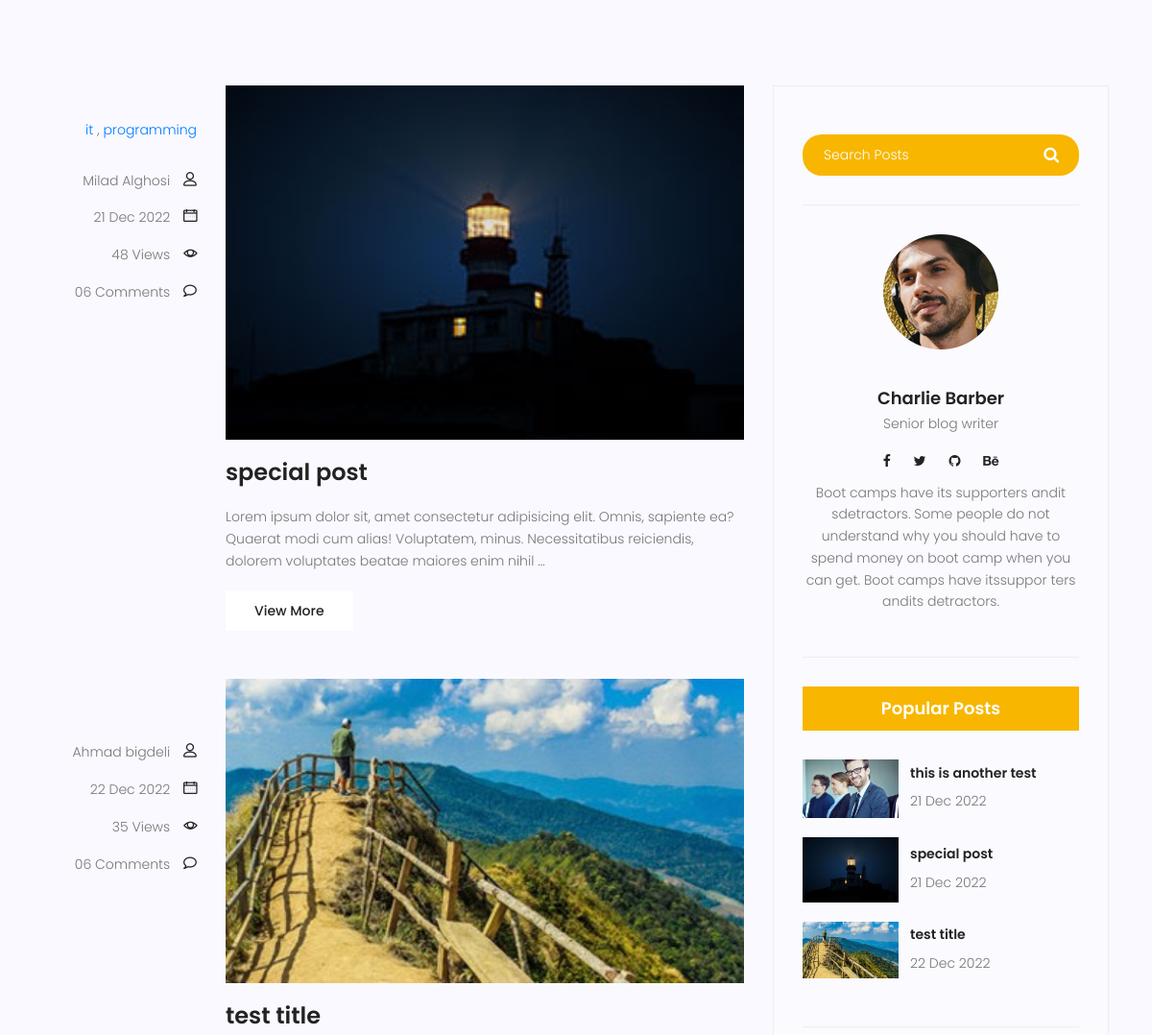
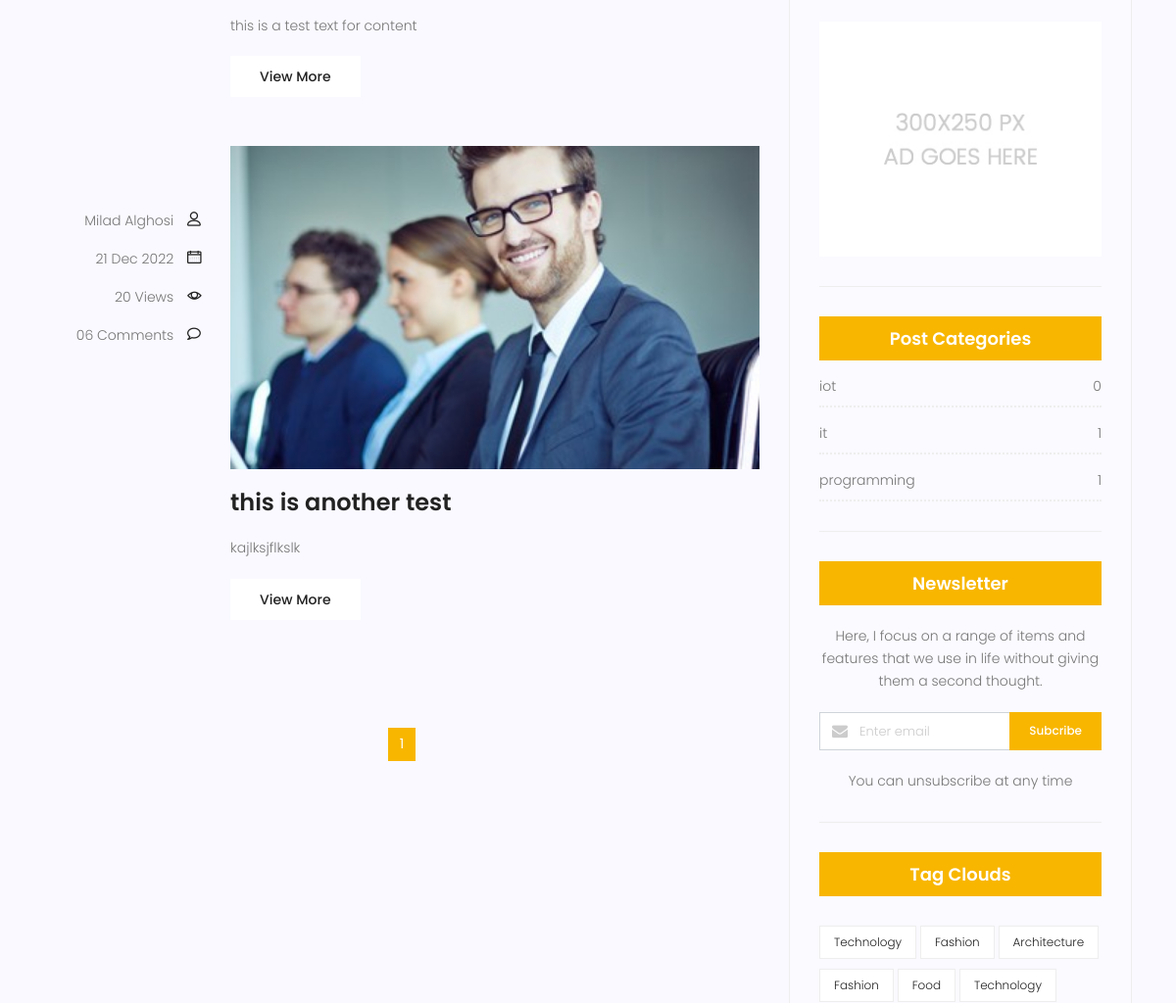
Page /blog/ (middle part) on the earlier database version (2 pictures, top to bottom).
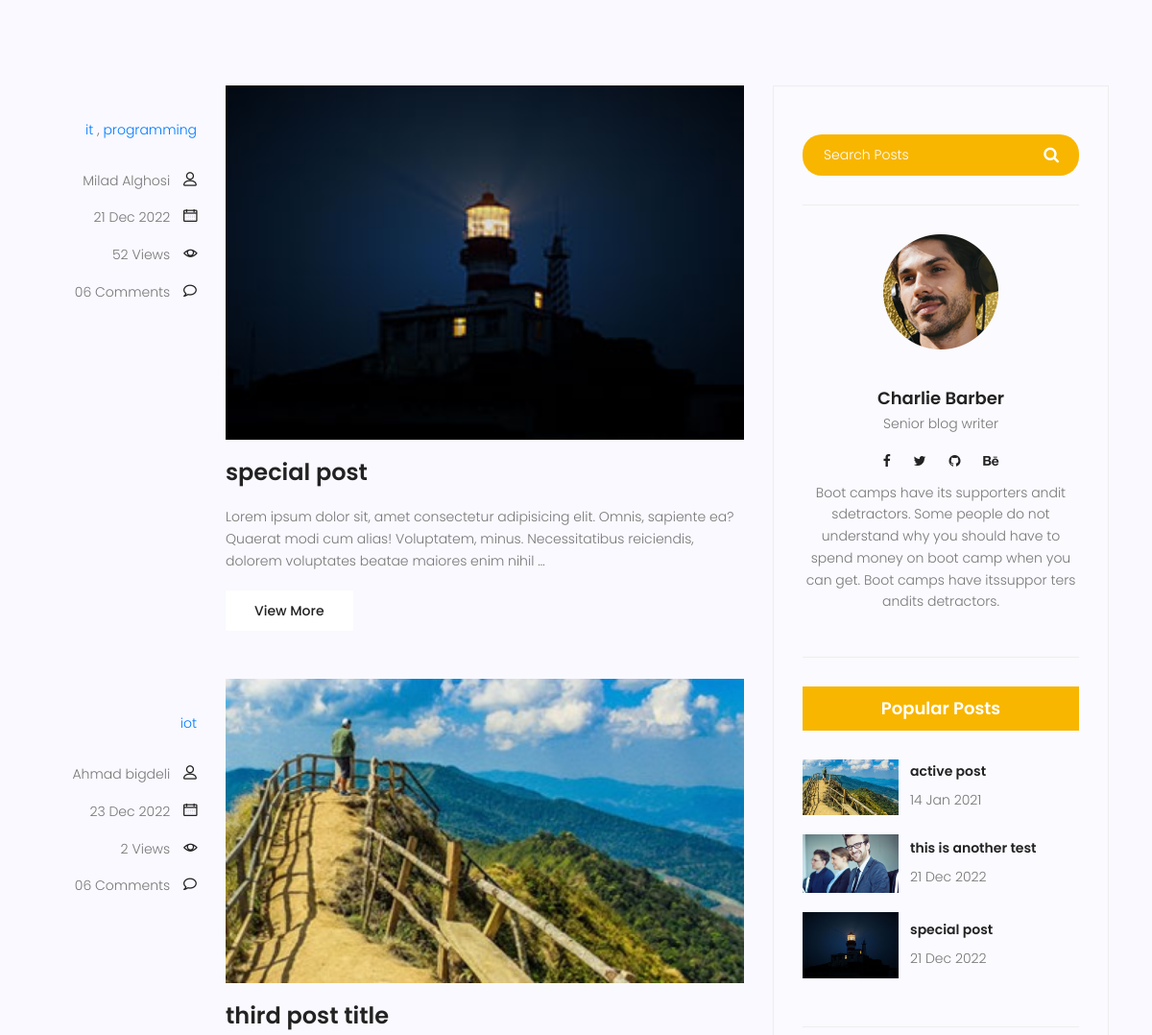
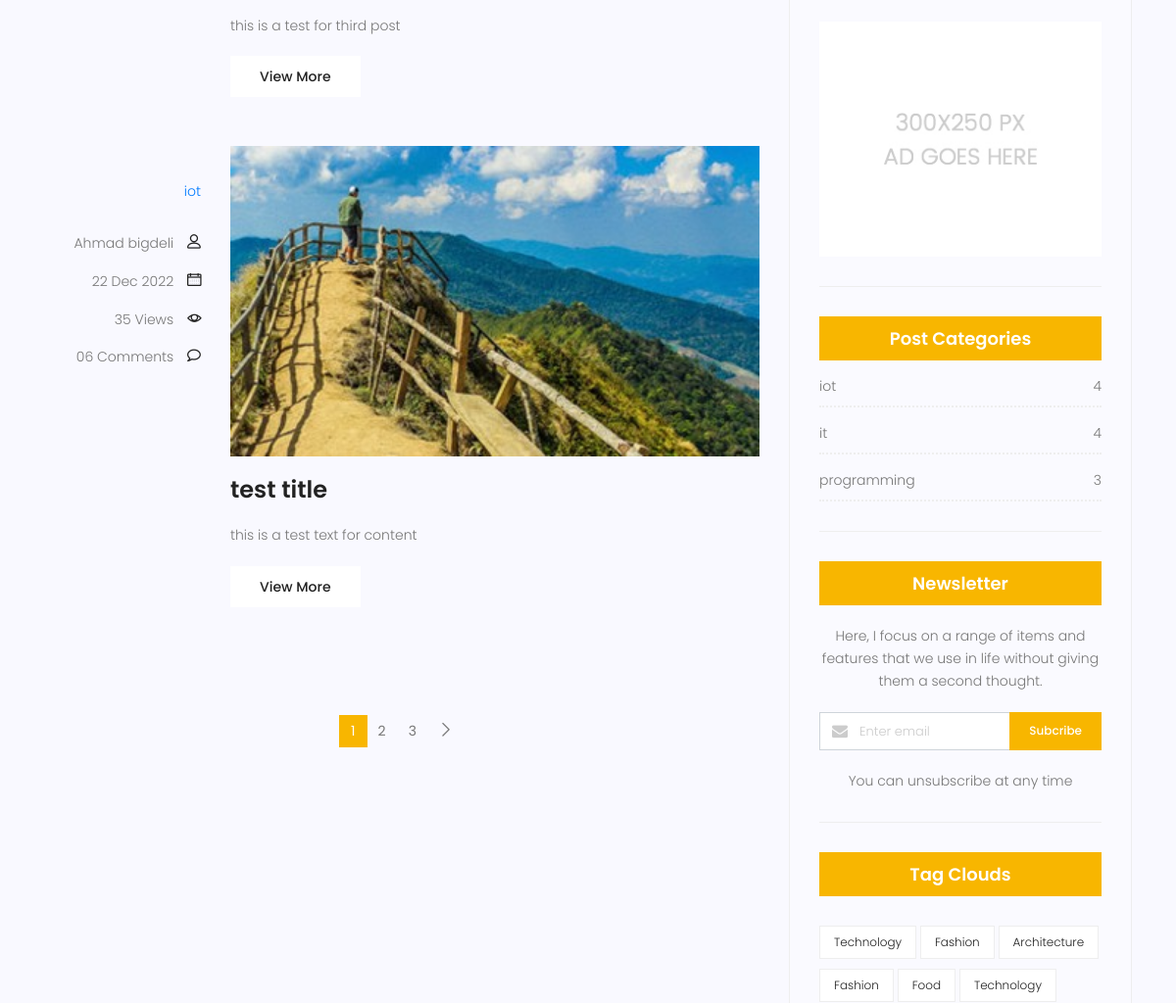
Same page on the later database version (2 pictures, top to bottom).
### blog/models.py (models this page shows, shortened)
class Category(models.Model):
    name = models.CharField(max_length=255)
    def __str__(self) -> str:
        return self.name

class Post(models.Model):
    image = models.ImageField(upload_to='blog/', default='default.jpg')
    author = models.ForeignKey(User, on_delete=models.SET_NULL, null=True)
    title = models.CharField(max_length=255)
    content = models.TextField()
    category = models.ManyToManyField(Category)
    counted_view = models.IntegerField(default=0)
    status = models.BooleanField(default=False)
    published_date = models.DateTimeField(null=True)
    created_date = models.DateTimeField(auto_now_add=True)
    updated_date = models.DateTimeField(auto_now=True)
    class Meta:
        ordering = ['created_date']

### blog/views.py (the view)
# urls.py: path('', blog_view, name="index"),
def blog_view(request, **kwargs):
    posts = Post.objects.filter(published_date__lte=timezone.now(), status=1)
    if kwargs.get('cat_name') != None:
        posts = posts.filter(category__name = kwargs['cat_name'])
    if kwargs.get('author_username') != None:
        posts = posts.filter(author__username=kwargs['author_username'])
    posts = Paginator(posts, 3)
    try:
        page_number = request.GET.get('page')
        posts = posts.get_page(page_number)
    except PageNotAnInteger:
        posts = posts.get_page(1)
    except EmptyPage:
        posts = posts.get_page(1)
    context = {'posts': posts}
    return render(request, 'blog/blog-home.html', context)

### blog/templatetags/blog_tags.py (called while the page is built)
@register.inclusion_tag('blog/blog-popular-posts.html')
def latestposts(arg):
    posts = Post.objects.filter(status=1).order_by('published_date')[:arg]
    return {'posts': posts}

@register.inclusion_tag('blog/blog-post-categories.html')
def postcategories():
    posts = Post.objects.filter(status=1)
    categories = Category.objects.all()
    cat_dict = {}
    for name in categories:
        cat_dict[name]=posts.filter(category=name).count()
    return {'categories': cat_dict}

### templates/blog/blog-home.html (shortened to what the changed rows need)
{% extends 'base.html' %} {% load static %}
{% load blog_tags %}
{% block content %}
<section class="post-content-area">
  <div class="container">
    <div class="row">
      <div class="col-lg-8 posts-list">
        {% for post in posts %}
        <div class="single-post row">
          <div class="col-lg-3 col-md-3 meta-details">
            <ul class="tags">
              {% for cat in post.category.all %}
              <a href="{% url 'blog:category' cat_name=cat.name %}">{{cat.name}}</a>
              {% if not forloop.last %},{% endif %} {% endfor %}
            </ul>
            <div class="user-details row">
              <p class="user-name col-lg-12 col-md-12 col-6">
                <a href="{% url 'blog:author' author_username=post.author.username %}">{{post.author.get_full_name}}</a>
                <span class="lnr lnr-user"></span>
              </p>
              <p class="date col-lg-12 col-md-12 col-6">
                <a href="#">{{post.published_date|date:'d M Y'}}</a>
                <span class="lnr lnr-calendar-full"></span>
              </p>
              <p class="view col-lg-12 col-md-12 col-6">
                <a href="#">{{post.counted_view}} Views</a>
                <span class="lnr lnr-eye"></span>
              </p>
              <p class="comments col-lg-12 col-md-12 col-6">
                <a href="#">06 Comments</a> <span class="lnr lnr-bubble"></span>
              </p>
            </div>
          </div>
          <div class="col-lg-9 col-md-9">
            <div class="feature-img">
              <img class="img-fluid" src="{{post.image.url}}" alt="" />
            </div>
            <a class="posts-title" href="{% url 'blog:single' pid=post.id %}"
              ><h3>{{post.title}}</h3></a
            >
            <p class="excert">{{post.content|truncatewords:25}}</p>
            <a href="#" class="primary-btn">View More</a>
          </div>
        </div>
        {% endfor %}
        <nav class="blog-pagination justify-content-center d-flex">
          <ul class="pagination">
            {% for i in posts.paginator.page_range %}
            {% if posts.number == i %}
              <li class="page-item active"><a href="?page={{i}}" class="page-link">{{i}}</a></li>
            {% else %}
              <li class="page-item"><a href="?page={{i}}" class="page-link">{{i}}</a></li>
            {% endif %}
            {% endfor %}
            {% if posts.has_next %}
            <li class="page-item">
              <a href="?page={{posts.next_page_number}}" class="page-link" aria-label="Next">
                <span aria-hidden="true">
                  <span class="lnr lnr-chevron-right"></span>
                </span>
              </a>
            </li>
            {% endif %}
          </ul>
        </nav>
      </div>
      <div class="col-lg-4 sidebar-widgets">
        <div class="widget-wrap">
          {% latestposts 3 %}
          {% postcategories %}
        </div>
      </div>
    </div>
  </div>
</section>
{% endblock %}

### templates/blog/blog-popular-posts.html
{% load static %}
<div class="single-sidebar-widget popular-post-widget">
  <h4 class="popular-title">Popular Posts</h4>
  <div class="popular-post-list">
    {% for post in posts %}
    <div class="single-post-list d-flex flex-row align-items-center">
      <div class="thumb">
        <img class="img-fluid" src="{{post.image.url}}" style="max-width: 100px;" alt="" />
      </div>
      <div class="details">
        <a href="{% url 'blog:single' pid=post.id %}"><h6>{{post.title}}</h6></a>
        <p>{{post.published_date|date:'d M Y'}}</p>
      </div>
    </div>
    {% endfor %}
  </div>
</div>

### templates/blog/blog-post-categories.html
<div class="single-sidebar-widget post-category-widget">
  <h4 class="category-title">Post Categories</h4>
  <ul class="cat-list">
    {% for name,count in categories.items %}
    <li>
      <a href="{% url 'blog:category' cat_name=name %}" class="d-flex justify-content-between">
        <p>{{name}}</p>
        <p>{{count}}</p>
      </a>
    </li>
    {% endfor %}
  </ul>
</div>

Differences in the rows shown:
no longer on one of the page's lists (row edited): Post: title "test title", published_date "22 Dec 2022"
no longer on one of the page's lists (row edited): Post: author.get_full_name "Milad Alghosi", published_date "21 Dec 2022", counted_view "20", title "this is another test", content "kajlksjflkslk"
changed Post "special post": counted_view "48" → "52"
computed for Category "it": count "1" → "4"
computed for Category "programming": id "1" → "3"
now on this page (row edited): Post: author.get_full_name "Ahmad bigdeli", published_date "23 Dec 2022", counted_view "2", image (placeholder picture), title "third post title", content "this is a test for third post", Category (name "iot")
computed for Category "iot": count "0" → "4"
changed Post "test title": gains Category (name "iot", count "4")
now on this page (row edited): Post: image (placeholder picture), title "active post", published_date "14 Jan 2021", shown under "Popular Posts"
Other differences:
new list line: "2"
new list line: "3"
